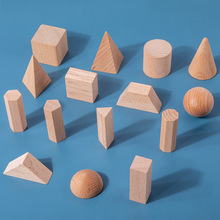
#> input picture images/test072904.jpg, 220 x 220 px
$ python star0729.py
#> lines starting #> are read from the running program, lines starting #| are printed output that depends on the picture
import numpy as np
import cv2
from matplotlib import pyplot as plt

img = cv2.imread('./images/test072904.jpg', 0)
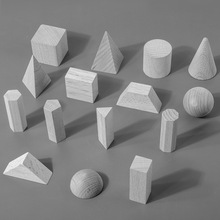
#> img: shape (220, 220); min 18, max 244, mean 130.7
plt.subplot(131), plt.imshow(img, cmap='gray'),
plt.title('Origianl'), plt.axis('off')

# STAR检测器
star = cv2.xfeatures2d.StarDetector_create()
# BRIEF抽取器
brief = cv2.xfeatures2d.BriefDescriptorExtractor_create()
# find the keypoints with STAR
kp = star.detect(img, None)
#> kp = 22 keypoints; strongest (x, y, size): (79, 81, 22), (136, 95, 22), (101, 112, 8), (92, 75, 6)
img2 = cv2.drawKeypoints(img, kp, None, color=(255, 0, 0))
plt.subplot(132), plt.imshow(img2, cmap='gray'),
plt.title('STAR'), plt.axis('off')

# 使用BRIEF计算描述符
kp1, des = brief.compute(img, kp)
#> kp1 has the same summary as kp
img3 = cv2.drawKeypoints(img, kp1, None, color=(255, 0, 0))
plt.subplot(133), plt.imshow(img3, cmap='gray'),
plt.title('BRIEF'), plt.axis('off')
plt.show()
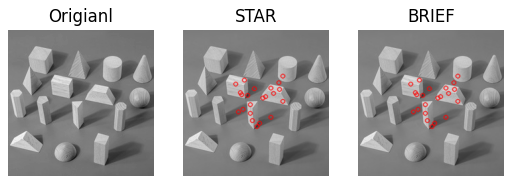
#> figure drawn by matplotlib, 3 panels

# 打印BRIEF尺寸
print(brief.descriptorSize())
# 打印计算后输出符的尺寸
print(des.shape)
#| (22, 32)

$ run again, with images/test072804.jpg copied over images/test072904.jpg
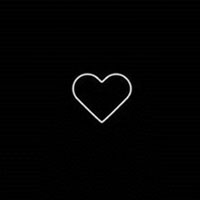
#> input picture images/test072804.jpg, 200 x 200 px
#> img is the input picture: shape (200, 200); min 0, max 252, mean 2.9
#> kp = 8 keypoints; (x, y, size): (69, 87, 4), (88, 89, 16), (115, 89, 16), (83, 86, 12), (120, 86, 12), (102, 108, 12), (88, 70, 4), (101, 76, 4)
#> kp1 has the same summary as kp
#> `plt.show()`:
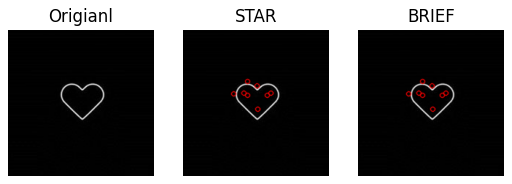
#> figure drawn by matplotlib, 3 panels
#| (8, 32)

$ run again, with images/test072901.jpg copied over images/test072904.jpg
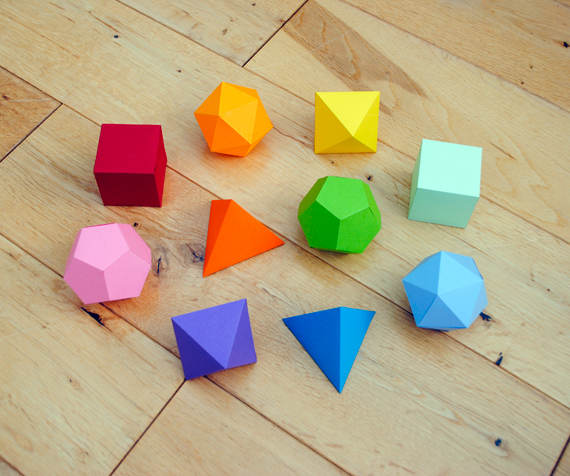
#> input picture images/test072901.jpg, 570 x 476 px
#> `img = cv2.imread('./images/test072904.jpg', 0)`:
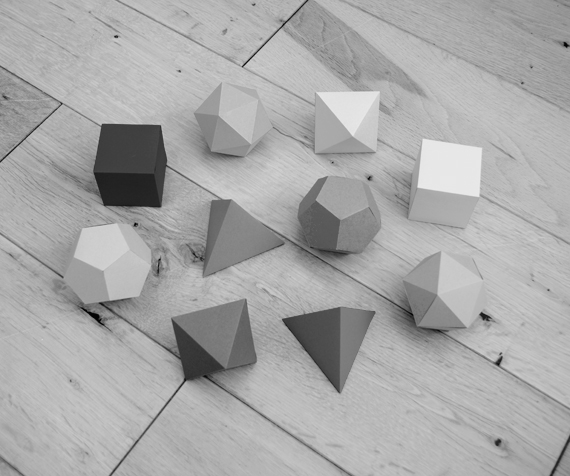
#> img: shape (476, 570); min 2, max 235, mean 168.3
#> kp = 53 keypoints; strongest (x, y, size): (494, 357, 6), (352, 108, 32), (146, 215, 16), (130, 107, 32)
#> kp1 has the same summary as kp
#> `plt.show()`:
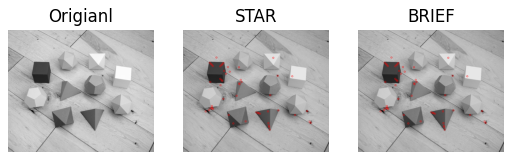
#> figure drawn by matplotlib, 3 panels
#| (53, 32)
